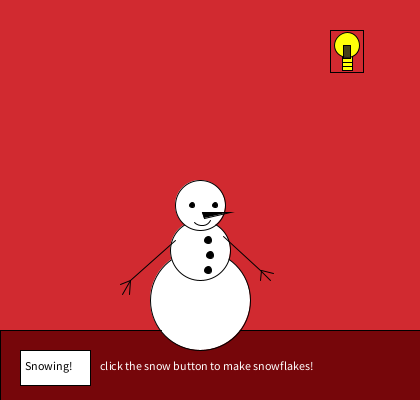
Frame 1 (no input)
Frame 60 (the mouse pressed at the canvas centre just before this capture): identical to frame 1, image omitted
Frame 120 (the mouse held since frame 60 and released just before this capture): identical to frame 1, image omitted

The Processing sketch that drew this single still picture (run headless with seeded random() and noise(); from frame 60 on, the mouse is pressed at the canvas centre):

// Processing sketch: processing_38964
// ── processing_38964.pde

/* SnowMan version 5- variables and conditionals
Button activates lightbulb, but can't activate both buttons

*/


boolean buttonColor=false;
boolean buttonBg=false;

float r;
float g;
float b;
float a;

float diam;
float x;
float y;

int buttonX= 20;
int buttonY= 350;
int buttonW= 70;
int buttonH= 35;

void setup () {
  size(420, 400);
background(209, 42, 48);
smooth();
frameRate(60);

}

void draw() {
  // Each time new random numbers are creating the snowflakes
  r = random(255);
  g = random(255);
  b = random(255);
  a = random(255);
  diam = random(20);
  x = random(width);
  y = random(height);
  
  // these random values are creating the colour and size of snowflakes
  
if (buttonColor) {
  stroke(0);
  fill(r, g, b, a);
  ellipse(x,y,diam,diam);
  //right hand up
  } else {
  background(209, 42, 48);
}
if(buttonBg) {
  background(0);
 }else {
 background (209, 42, 48);
}
 /*if(buttonColor) {
 stroke(0);
 fill(r, g, b, a);
 ellipse(x, y, diam+10, diam+10);
  } else {
   background(209, 42, 48);
  }
 */
 
//ground
stroke( 0);
fill(118, 6, 10);
rect(0, 330, 420, 80);
fill(255);

text("click the snow button to make snowflakes!",100, 370);

//button that activates the color snowflakes
  fill (255);
  rect (buttonX, buttonY, buttonW, buttonH);
  fill (0);
  text("Snowing!", 25, 370);
//button that activates the colorful snowflakes
 //fill (255, 0, 0, 80);
 // rect (buttonX+300, buttonY, buttonW, buttonH);

  //lightbulb
  fill (254, 255, 10);
   rect( 342, 50, 10, 20);
  ellipse(347, 45, 25, 25);
  fill(41, 36, 29, 220);
  rect( 343, 45, 7, 13);
    line(342, 62, 352, 62);
  line(342, 66, 352, 66);
 
   
//lower belly
stroke(0);
fill(255);
ellipseMode(CENTER);
ellipse(200,300,100,100);

//middle belly
ellipseMode(CENTER);
ellipse(200, 250, 60, 60);

//face 
ellipseMode(CENTER);
ellipse(200, 205, 50, 50);

//smile
noFill();
arc(202, 216, 20, 20, 0.5, PI/1.3);

//left eye
ellipseMode(CENTER);
fill(0);
ellipse(192, 205, 5, 5);

//right eye
ellipseMode(CENTER);
ellipse(215, 205, 5, 5);

//nose
triangle(202, 212, 204, 218, 230, 212);

//left hand points down
line( 130, 280, 175, 240);

//left fingers
line( 130, 280, 120, 284);
line( 130, 280, 122, 294);
line( 130, 280, 129, 294);

//right hand points down
line( 223, 236, 260, 270);

//right fingers
line (261, 270, 260, 280);
line (260, 270, 270, 280);
line (261, 270, 273, 273);



//left hand up
//line( 180, 245, 130, 200);

//belly dot high
fill(0);
ellipseMode(CENTER);
ellipse(208, 240, 7, 7);

//belly dot middle
fill(0);
ellipseMode(CENTER);
ellipse(210, 255, 7, 7);

//belly dot low
fill(0);
ellipseMode(CENTER);
ellipse(208, 270, 7, 7);

//ground
line(0, 330, 161, 330);
//rectangle to cover light bulb 
stroke(0);
noFill();
rect( 330, 30, 33, 42);

}

void mousePressed() {

  //when mouse is clicked, snowflakes change colour based on the location of the mouse
  if (mouseX> buttonX && mouseX< buttonX+buttonW && mouseY> buttonY && mouseY< buttonY+buttonH) {
  buttonColor= !buttonColor; 
  }
if (mouseX>330 && mouseX< 366 && mouseY>30 && mouseY<72) {
 buttonBg=!buttonBg;
}

}


void keyPressed() {
 //when a key is pressed the snowflakes disspear, background returns
background(209, 42, 48);
}
